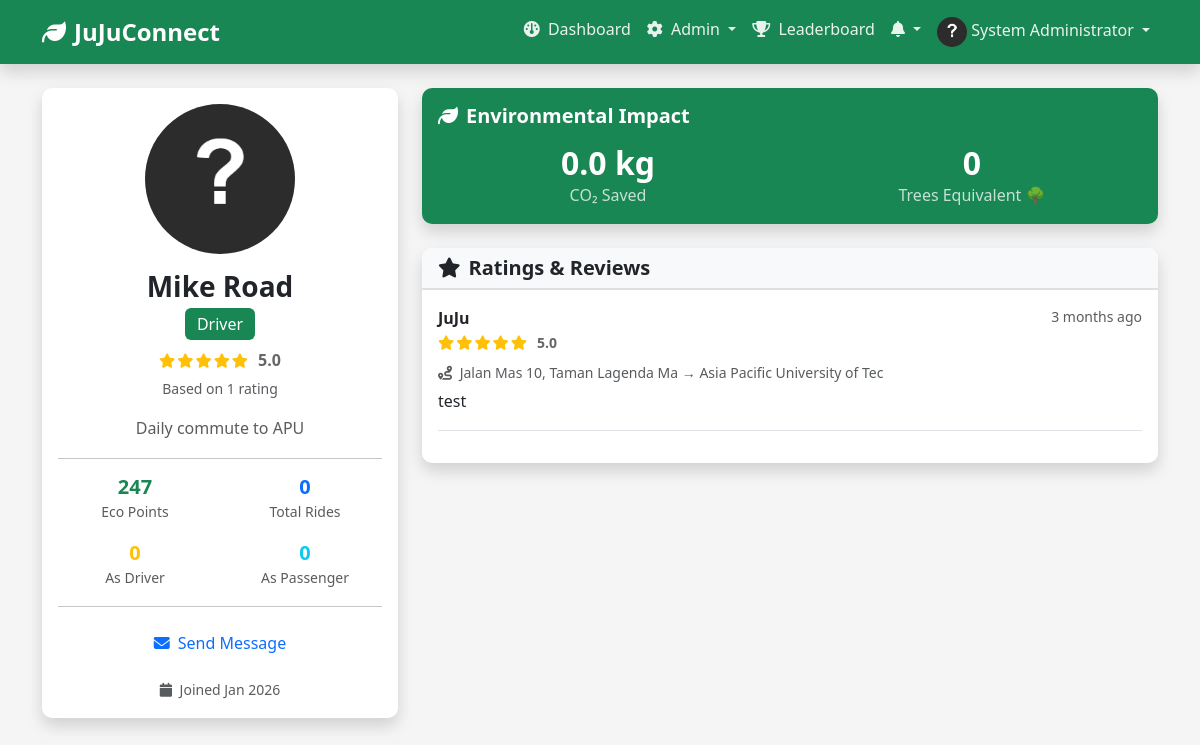
The app's page /profile/view.php?id=4 (signed in) with its own data.
### tables this page shows
CREATE TABLE IF NOT EXISTS `users` (
  `UserID` int(11) NOT NULL AUTO_INCREMENT,
  `FullName` varchar(180) NOT NULL,
  `Email` varchar(180) NOT NULL,
  `Password` varchar(255) NOT NULL COMMENT 'Hashed password using bcrypt/argon2',
  `Phone` varchar(20) DEFAULT NULL,
  `Role` enum('Driver','Passenger','Admin','Moderator') DEFAULT 'Passenger',
  `ProfilePicture` varchar(255) DEFAULT 'default-avatar.png',
  `Bio` text DEFAULT NULL,
  `EcoPoints` int(11) DEFAULT 0,
  `Rating` decimal(3,2) DEFAULT 0.00 COMMENT 'Average rating out of 5.00',
  `TotalRatings` int(11) DEFAULT 0,
  `Status` enum('Active','Suspended','Banned','Pending') DEFAULT 'Active',
  `EmailVerified` tinyint(1) DEFAULT 0,
  `VerificationToken` varchar(100) DEFAULT NULL,
  `ResetToken` varchar(100) DEFAULT NULL,
  `ResetTokenExpiry` datetime DEFAULT NULL,
  `CreatedAt` timestamp NULL DEFAULT CURRENT_TIMESTAMP,
  `UpdatedAt` timestamp NULL DEFAULT CURRENT_TIMESTAMP ON UPDATE CURRENT_TIMESTAMP,
  `LastLogin` timestamp NULL DEFAULT NULL,
  PRIMARY KEY (`UserID`),
  UNIQUE KEY `Email` (`Email`),
  KEY `idx_email` (`Email`),
  KEY `idx_role` (`Role`),
  KEY `idx_status` (`Status`),
  KEY `idx_eco_points` (`EcoPoints`)
);

CREATE TABLE IF NOT EXISTS `ratings` (
  `RatingID` int(11) NOT NULL AUTO_INCREMENT,
  `RideID` int(11) NOT NULL,
  `RaterID` int(11) NOT NULL COMMENT 'User who gave the rating',
  `RatedUserID` int(11) NOT NULL COMMENT 'User who received the rating',
  `Rating` int(11) NOT NULL CHECK (`Rating` between 1 and 5),
  `Review` text DEFAULT NULL,
  `RatingType` enum('Driver','Passenger') NOT NULL,
  `CreatedAt` timestamp NULL DEFAULT CURRENT_TIMESTAMP,
  PRIMARY KEY (`RatingID`),
  UNIQUE KEY `unique_rating` (`RideID`,`RaterID`,`RatedUserID`),
  KEY `RaterID` (`RaterID`),
  KEY `idx_rated_user` (`RatedUserID`),
  KEY `idx_rating_type` (`RatingType`),
  CONSTRAINT `ratings_ibfk_1` FOREIGN KEY (`RideID`) REFERENCES `rides` (`RideID`) ON DELETE CASCADE,
  CONSTRAINT `ratings_ibfk_2` FOREIGN KEY (`RaterID`) REFERENCES `users` (`UserID`) ON DELETE CASCADE,
  CONSTRAINT `ratings_ibfk_3` FOREIGN KEY (`RatedUserID`) REFERENCES `users` (`UserID`) ON DELETE CASCADE
);

CREATE TABLE IF NOT EXISTS `rides` (
  `RideID` int(11) NOT NULL AUTO_INCREMENT,
  `DriverID` int(11) NOT NULL,
  `OriginLocation` varchar(255) NOT NULL,
  `DestinationLocation` varchar(255) NOT NULL,
  `DepartureDate` date NOT NULL,
  `DepartureTime` time NOT NULL,
  `AvailableSeats` int(11) NOT NULL CHECK (`AvailableSeats` > 0),
  `TotalSeats` int(11) NOT NULL,
  `PricePerSeat` decimal(10,2) NOT NULL DEFAULT 0.00,
  `Distance` decimal(10,2) DEFAULT NULL COMMENT 'Distance in kilometers',
  `VehicleType` varchar(50) DEFAULT NULL COMMENT 'Car model/type',
  `VehiclePlateNumber` varchar(20) DEFAULT NULL,
  `Notes` text DEFAULT NULL COMMENT 'Additional ride information',
  `Status` enum('Available','Full','Completed','Cancelled','In Progress') DEFAULT 'Available',
  `CreatedAt` timestamp NULL DEFAULT CURRENT_TIMESTAMP,
  `UpdatedAt` timestamp NULL DEFAULT CURRENT_TIMESTAMP ON UPDATE CURRENT_TIMESTAMP,
  `CompletedAt` timestamp NULL DEFAULT NULL,
  PRIMARY KEY (`RideID`),
  KEY `idx_driver` (`DriverID`),
  KEY `idx_date` (`DepartureDate`),
  KEY `idx_status` (`Status`),
  KEY `idx_locations` (`OriginLocation`(100),`DestinationLocation`(100)),
  KEY `idx_search` (`DepartureDate`,`Status`,`AvailableSeats`),
  KEY `idx_rides_search` (`DepartureDate`,`Status`,`AvailableSeats`,`OriginLocation`(50)),
  CONSTRAINT `rides_ibfk_1` FOREIGN KEY (`DriverID`) REFERENCES `users` (`UserID`) ON DELETE CASCADE
);

### profile/view.php (the view, shortened to what this page needs)
<?php
require_once '../config/config.php';
$user_id = intval($_GET['id'] ?? 0);
$user = get_user_by_id($pdo, $user_id);
$is_own_profile = ($user_id == $_SESSION['user_id']);
$stmt = $pdo->prepare("
    SELECT
        COUNT(DISTINCT CASE WHEN Role = 'Driver' THEN RideID END) as total_drives,
        COUNT(DISTINCT CASE WHEN Role = 'Passenger' THEN RideID END) as total_rides,
        COALESCE(SUM(EcoPointsEarned), 0) as total_points_earned,
        COALESCE(SUM(CO2Saved), 0) as total_co2_saved
    FROM RideHistory
    WHERE UserID = ?
");
$stmt->execute([$user_id]);
$stats = $stmt->fetch();
$stmt = $pdo->prepare("
    SELECT r.*, u.FullName as RaterName, rides.OriginLocation, rides.DestinationLocation
    FROM Ratings r
    JOIN Users u ON r.RaterID = u.UserID
    JOIN Rides rides ON r.RideID = rides.RideID
    WHERE r.RatedUserID = ?
    ORDER BY r.CreatedAt DESC
    LIMIT 5
");
$stmt->execute([$user_id]);
$ratings = $stmt->fetchAll();
?>
<?php include '../includes/header.php'; ?>
<div class="container my-4">
    <div class="row">
        <div class="col-lg-4 mb-4">
            <div class="card shadow border-0">
                <div class="card-body text-center">
                    <img src="<?php echo get_profile_picture($user['ProfilePicture']); ?>"
                         class="rounded-circle mb-3" width="150" height="150" alt="Profile">
                    <h3 class="mb-1"><?php echo e($user['FullName']); ?></h3>
                    <div class="mb-2">
                        <span class="badge bg-<?php echo $user['Role'] === 'Driver' ? 'success' : 'info'; ?> fs-6">
                            <?php echo e($user['Role']); ?>
                        </span>
                    </div>
                    <div class="mb-3">
                        <?php echo display_star_rating($user['Rating']); ?>
                        <div class="small text-muted mt-1">
                            Based on <?php echo $user['TotalRatings']; ?> rating<?php echo $user['TotalRatings'] != 1 ? 's' : ''; ?>
                        </div>
                    </div>
                    <?php if ($user['Bio']): ?>
                        <p class="text-muted"><?php echo nl2br(e($user['Bio'])); ?></p>
                    <?php endif; ?>
                    <hr>
                    <div class="row text-center g-3">
                        <div class="col-6">
                            <h5 class="text-success mb-0"><?php echo number_format($user['EcoPoints']); ?></h5>
                            <small class="text-muted">Eco Points</small>
                        </div>
                        <div class="col-6">
                            <h5 class="text-primary mb-0"><?php echo $stats['total_drives'] + $stats['total_rides']; ?></h5>
                            <small class="text-muted">Total Rides</small>
                        </div>
                        <div class="col-6">
                            <h5 class="text-warning mb-0"><?php echo $stats['total_drives']; ?></h5>
                            <small class="text-muted">As Driver</small>
                        </div>
                        <div class="col-6">
                            <h5 class="text-info mb-0"><?php echo $stats['total_rides']; ?></h5>
                            <small class="text-muted">As Passenger</small>
                        </div>
                    </div>
                    <hr>
                    <div class="d-grid gap-2">
                        <?php if ($is_own_profile): ?>
                            <a href="edit.php" class="btn btn-primary">
                                <i class="fas fa-edit me-2"></i>Edit Profile
                            </a>
                        <?php else: ?>
                            <a href="mailto:<?php echo e($user['Email']); ?>" class="btn btn-outline-primary">
                                <i class="fas fa-envelope me-2"></i>Send Message
                            </a>
                        <?php endif; ?>
                    </div>
                    <small class="text-muted d-block mt-3">
                        <i class="fas fa-calendar me-1"></i>
                        Joined <?php echo format_date($user['CreatedAt'], 'M Y'); ?>
                    </small>
                </div>
            </div>
        </div>
        <div class="col-lg-8">
            <div class="card shadow border-0 mb-4 bg-success text-white">
                <div class="card-body">
                    <h5 class="mb-3"><i class="fas fa-leaf me-2"></i>Environmental Impact</h5>
                    <div class="row text-center">
                        <div class="col-md-6 mb-3 mb-md-0">
                            <h2 class="fw-bold mb-0"><?php echo number_format($stats['total_co2_saved'], 1); ?> kg</h2>
                            <p class="mb-0 opacity-75">CO₂ Saved</p>
                        </div>
                        <div class="col-md-6">
                            <h2 class="fw-bold mb-0"><?php echo ceil($stats['total_co2_saved'] / 20); ?></h2>
                            <p class="mb-0 opacity-75">Trees Equivalent 🌳</p>
                        </div>
                    </div>
                </div>
            </div>
            <div class="card shadow border-0">
                <div class="card-header bg-light">
                    <h5 class="mb-0"><i class="fas fa-star me-2"></i>Ratings & Reviews</h5>
                </div>
                <div class="card-body">
                    <?php if (empty($ratings)): ?>
                        <p class="text-muted text-center py-4">No ratings yet</p>
                    <?php else: ?>
                        <?php foreach ($ratings as $rating): ?>
                            <div class="border-bottom pb-3 mb-3">
                                <div class="d-flex justify-content-between align-items-start mb-2">
                                    <div>
                                        <strong><?php echo e($rating['RaterName']); ?></strong>
                                        <div class="small">
                                            <?php echo display_star_rating($rating['Rating']); ?>
                                        </div>
                                    </div>
                                    <small class="text-muted"><?php echo time_ago($rating['CreatedAt']); ?></small>
                                </div>
                                <p class="text-muted small mb-1">
                                    <i class="fas fa-route me-1"></i>
                                    <?php echo e(substr($rating['OriginLocation'], 0, 30)); ?> →
                                    <?php echo e(substr($rating['DestinationLocation'], 0, 30)); ?>
                                </p>
                                <?php if ($rating['Review']): ?>
                                    <p class="mb-0"><?php echo e($rating['Review']); ?></p>
                                <?php endif; ?>
                            </div>
                        <?php endforeach; ?>
                    <?php endif; ?>
                </div>
            </div>
        </div>
    </div>
</div>
<?php include '../includes/footer.php'; ?>

### includes/functions.php (shortened to what this page needs)
<?php
function format_date($date, $format = 'M d, Y') {
    return date($format, strtotime($date));
}
function time_ago($datetime) {
    $timestamp = strtotime($datetime);
    $difference = time() - $timestamp;
    $periods = [
        'year' => 31536000,
        'month' => 2592000,
        'week' => 604800,
        'day' => 86400,
        'hour' => 3600,
        'minute' => 60,
        'second' => 1
    ];
    foreach ($periods as $key => $value) {
        if ($difference >= $value) {
            $time = floor($difference / $value);
            return $time . ' ' . $key . ($time > 1 ? 's' : '') . ' ago';
        }
    }
    return 'Just now';
}
function format_rating($rating, $decimals = 1) {
    return number_format($rating, $decimals);
}
function display_star_rating($rating, $max = 5) {
    $html = '<div class="star-rating">';
    $full_stars = floor($rating);
    $half_star = ($rating - $full_stars) >= 0.5 ? 1 : 0;
    $empty_stars = $max - $full_stars - $half_star;
    for ($i = 0; $i < $full_stars; $i++) {
        $html .= '<i class="fas fa-star text-warning"></i>';
    }
    for ($i = 0; $i < $empty_stars; $i++) {
        $html .= '<i class="far fa-star text-warning"></i>';
    }
    $html .= ' <span class="rating-value">' . format_rating($rating) . '</span>';
    $html .= '</div>';
    return $html;
}
function get_profile_picture($filename) {
    if (empty($filename) || $filename === 'default-avatar.png') {
        return SITE_URL . '/assets/images/default-avatar.png';
    }
    return SITE_URL . '/uploads/profiles/' . $filename;
}
function get_user_by_id($pdo, $user_id) {
    $stmt = $pdo->prepare("SELECT * FROM Users WHERE UserID = ?");
    $stmt->execute([$user_id]);
    return $stmt->fetch();
}
function e($string) {
    return htmlspecialchars($string ?? '', ENT_QUOTES, 'UTF-8');
}
?>

### assets/css/style.css (style rules this page uses)
:root { --primary-color: #28a745; --secondary-color: #007bff; --success-color: #28a745; --danger-color: #dc3545; --warning-color: #ffc107; --info-color: #17a2b8; --light-color: #f8f9fa; --dark-color: #343a40; --font-family: 'Segoe UI', Tahoma, Geneva, Verdana, sans-serif; }
* { margin: 0; padding: 0; box-sizing: border-box; }
body { font-family: var(--font-family); background-color: #f5f5f5; color: #333; line-height: 1.6; min-height: 100vh; display: flex; flex-direction: column; }
html { scroll-behavior: smooth; }
h1, h2, h3, h4, h5, h6 { font-weight: 600; margin-bottom: 1rem; }
a { text-decoration: none; transition: all 0.3s ease; }
.card { border-radius: 10px; transition: all 0.3s ease; overflow: hidden; }
.card-header { font-weight: 600; border-bottom: 2px solid rgba(0,0,0,0.1); }
.btn { border-radius: 8px; padding: 0.5rem 1.5rem; font-weight: 500; transition: all 0.3s ease; border: none; }
.badge { padding: 0.5em 0.75em; border-radius: 6px; font-weight: 500; }
.star-rating { display: inline-flex; align-items: center; gap: 2px; }
.star-rating .fa-star, .star-rating .fa-star-half-alt { font-size: 0.9rem; }
.rating-value { margin-left: 0.5rem; font-weight: 600; color: #666; }
.rounded-circle { object-fit: cover; }
img { max-width: 100%; height: auto; }

### records on screen
users: ProfilePicture (placeholder picture), FullName "Mike Road", Role "Driver", Rating "5.0", TotalRatings "1", Bio "Daily commute to APU", EcoPoints "247", CreatedAt "Jan 2026"
ratings: RaterID.FullName "JuJu", Rating "5.0", CreatedAt "3 months ago", RideID.OriginLocation "Jalan Mas 10, Taman Lagenda Ma", RideID.DestinationLocation "Asia Pacific University of Tec", Review "test"

### other values on screen
SITE_NAME "JuJuConnect"
$_SESSION['full_name'] "System Administrator"
$stats['total_drives'] + $stats['total_rides'] "0"
$stats['total_drives'] "0"
$stats['total_rides'] "0"
$stats['total_co2_saved'] "0.0"
ceil($stats['total_co2_saved'] / 20) "0"
